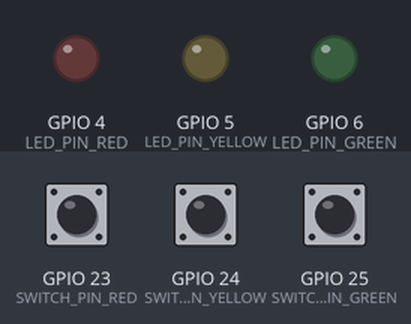
Bench run of a program on a simulated Raspberry Pi (BCM pin numbers). Parts: output pins drawn as LEDs (lit = HIGH). Inputs (shaded band) come from the test bench; at power-on: GPIO 23 (SWITCH_PIN_RED) LOW, GPIO 24 (SWITCH_PIN_YELLOW) LOW, GPIO 25 (SWITCH_PIN_GREEN) LOW. What the program prints to the terminal is not drawn.

Above: at 1.2 s.
1.3 s: GPIO 23 (SWITCH_PIN_RED) pulled HIGH for 0.15 s
At 1.37 s:
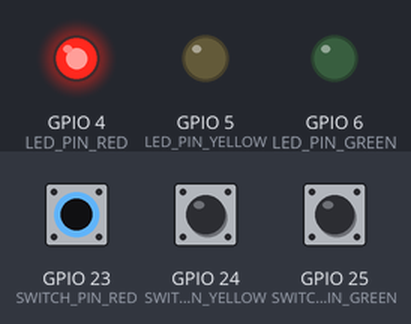
2.9 s: GPIO 24 (SWITCH_PIN_YELLOW) pulled HIGH for 0.15 s
At 2.97 s:
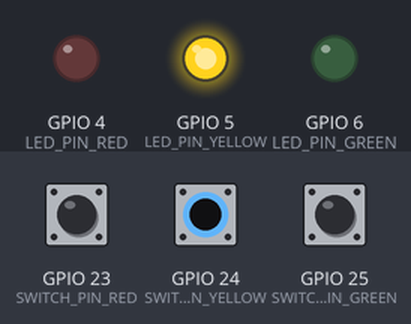
4.5 s: GPIO 25 (SWITCH_PIN_GREEN) pulled HIGH for 0.15 s
At 4.57 s:
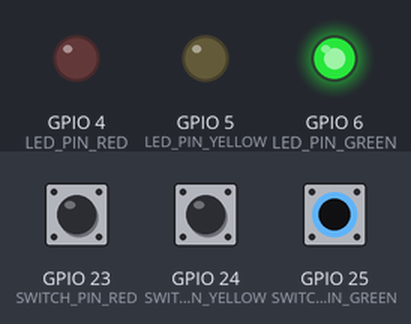
6.1 s: GPIO 25 (SWITCH_PIN_GREEN) pulled HIGH for 3.2 s
At 10.4 s:
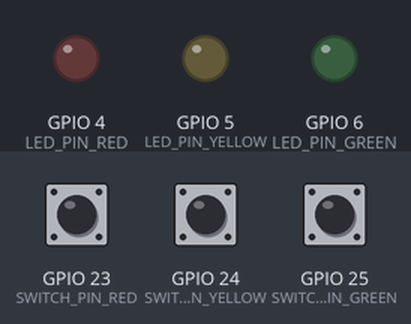
10.8 s: GPIO 23 (SWITCH_PIN_RED) pulled HIGH for 3.2 s
At 11.6 s:
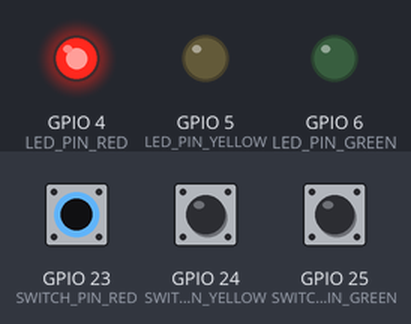
15.5 s: GPIO 23 (SWITCH_PIN_RED) driven HIGH and GPIO 24 (SWITCH_PIN_YELLOW) driven HIGH
At 16.6 s:
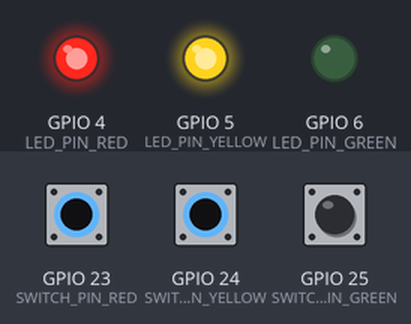
Timing chart, 0 to 18.0 s (numbered marks = the images above; inputs shaded):
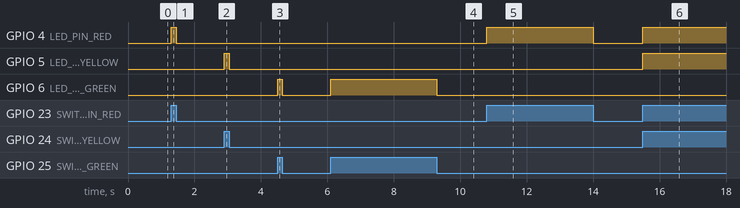

The program:

switch_led.py
```python
import RPi.GPIO as GPIO

LED_PIN_RED = 4
LED_PIN_YELLOW = 5
LED_PIN_GREEN = 6

SWITCH_PIN_RED = 23
SWITCH_PIN_YELLOW = 24
SWITCH_PIN_GREEN = 25


GPIO.setmode(GPIO.BCM)

GPIO.setup(LED_PIN_GREEN, GPIO.OUT)
GPIO.setup(LED_PIN_RED, GPIO.OUT)
GPIO.setup(LED_PIN_YELLOW, GPIO.OUT)

GPIO.setup(SWITCH_PIN_GREEN, GPIO.IN, pull_up_down=GPIO.PUD_DOWN)
GPIO.setup(SWITCH_PIN_RED, GPIO.IN, pull_up_down=GPIO.PUD_DOWN)
GPIO.setup(SWITCH_PIN_YELLOW, GPIO.IN, pull_up_down=GPIO.PUD_DOWN)

try:
  while True:
    val_g = GPIO.input(SWITCH_PIN_GREEN)
    val_r = GPIO.input(SWITCH_PIN_RED)
    val_y = GPIO.input(SWITCH_PIN_YELLOW)
    print(val_r, val_y, val_g)
    GPIO.output(LED_PIN_GREEN,val_g)
    GPIO.output(LED_PIN_RED,val_r)
    GPIO.output(LED_PIN_YELLOW,val_y)

finally:
  GPIO.cleanup()
  print('cleanup and exit')
```

Measured:
- after the input at 1.3 s, GPIO 4 (LED_PIN_RED): LOW → HIGH at once, → LOW 0.15 s later
- after the input at 2.9 s, GPIO 5 (LED_PIN_YELLOW): LOW → HIGH at once, → LOW 0.15 s later
- after the input at 4.5 s, GPIO 6 (LED_PIN_GREEN): LOW → HIGH at once, → LOW 0.15 s later
- after the input at 6.1 s, GPIO 6 (LED_PIN_GREEN): LOW → HIGH at once, → LOW 3.2 s later
- after the input at 10.8 s, GPIO 4 (LED_PIN_RED): LOW → HIGH at once, → LOW 3.2 s later
- after the input at 15.5 s, GPIO 4 (LED_PIN_RED), GPIO 5 (LED_PIN_YELLOW): LOW → HIGH at once
